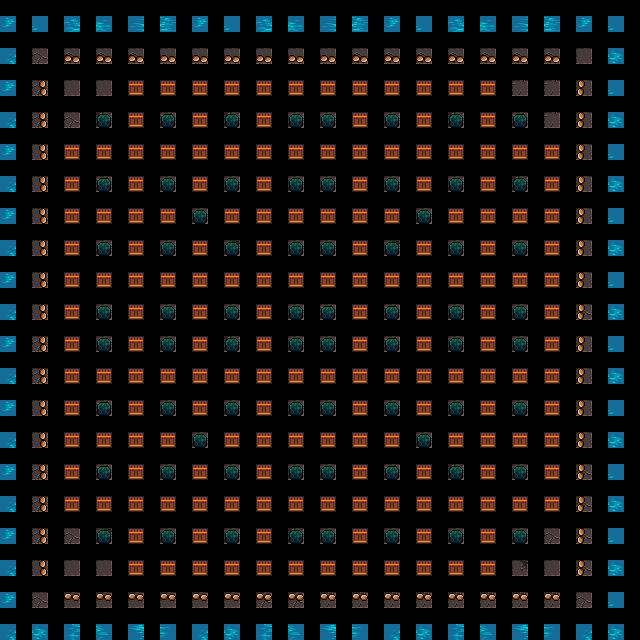

This is a level from a 2D game, rendered from its Tiled map with the project's own tilesets. A one-line summary and the complete map file follow:
An orthogonal 20x20 tile map with 32x32 px tiles, 3 tile layers (Capa de patrones 1, Capa de patrones 2, Capa de patrones 3).

<map version="1.10" tiledversion="1.11.0" orientation="orthogonal" renderorder="right-down" width="20" height="20" tilewidth="32" tileheight="32" infinite="0" nextlayerid="4" nextobjectid="1">
 <tileset firstgid="1" source="tileset.tsx" />
 <layer id="1" name="Capa de patrones 1" width="20" height="20">
  <data encoding="csv">
120,121,122,123,124,125,120,121,122,123,124,125,120,121,122,123,124,125,120,121,
137,77,77,77,77,76,76,76,76,76,76,77,77,77,77,77,77,77,76,138,
120,77,76,76,77,78,78,78,78,78,78,77,95,77,77,77,78,78,76,121,
137,77,77,111,78,78,78,111,77,77,77,77,77,77,111,76,78,78,76,138,
120,76,78,78,78,76,76,78,76,110,77,77,76,76,76,77,77,77,76,121,
137,76,78,78,95,76,76,76,76,76,77,76,76,76,77,77,111,76,76,138,
120,76,78,78,76,76,76,76,76,77,76,76,76,76,76,76,76,76,76,121,
137,76,77,77,76,77,77,110,76,76,76,76,110,76,76,76,76,76,76,138,
120,76,77,111,76,76,76,78,78,78,78,76,76,76,76,76,111,76,76,121,
137,76,76,76,76,77,76,76,76,76,78,78,78,76,76,76,76,76,77,138,
120,77,76,77,77,76,76,111,76,76,76,76,78,76,76,76,76,77,76,121,
137,77,76,78,77,76,76,111,76,76,76,76,78,78,76,76,76,95,76,138,
120,76,76,78,76,76,76,76,76,76,76,110,76,76,76,76,76,77,76,121,
137,76,77,78,78,76,76,76,76,77,76,76,76,76,76,76,76,77,76,138,
120,77,78,78,78,76,76,76,76,76,76,78,78,76,111,76,76,76,77,121,
137,77,78,77,77,77,77,76,111,76,76,76,78,78,76,76,76,77,77,138,
120,77,77,110,76,76,76,76,76,111,76,76,76,78,76,76,76,77,77,121,
137,76,76,76,76,76,77,78,78,77,77,111,76,76,76,76,110,76,77,138,
120,77,76,76,76,76,76,76,77,77,78,78,78,78,78,78,78,78,77,121,
137,138,139,140,141,142,137,138,139,140,141,142,137,138,139,140,141,142,137,138
</data>
 </layer>
 <layer id="2" name="Capa de patrones 2" width="20" height="20">
  <data encoding="csv">
0,0,0,0,0,0,0,0,0,0,0,0,0,0,0,0,0,0,0,0,
0,0,3221225474,3221225474,3221225474,3221225474,3221225474,3221225474,3221225474,3221225474,3221225474,3221225474,3221225474,3221225474,3221225474,3221225474,3221225474,3221225474,0,0,
0,3758096386,0,0,0,0,0,0,0,0,0,0,0,0,0,0,0,0,1610612738,0,
0,3758096386,0,37,0,37,0,37,0,37,37,0,37,0,37,0,37,0,1610612738,0,
0,3758096386,0,0,0,0,0,0,0,0,0,0,0,0,0,0,0,0,1610612738,0,
0,3758096386,0,37,0,37,0,37,0,37,37,0,37,0,37,0,37,0,1610612738,0,
0,3758096386,0,0,0,0,37,0,0,0,0,0,0,37,0,0,0,0,1610612738,0,
0,3758096386,0,37,0,37,0,37,0,37,37,0,37,0,37,0,37,0,1610612738,0,
0,3758096386,0,0,0,0,0,0,0,0,0,0,0,0,0,0,0,0,1610612738,0,
0,3758096386,0,37,0,37,0,37,0,37,37,0,37,0,37,0,37,0,1610612738,0,
0,3758096386,0,37,0,37,0,37,0,37,37,0,37,0,37,0,37,0,1610612738,0,
0,3758096386,0,0,0,0,0,0,0,0,0,0,0,0,0,0,0,0,1610612738,0,
0,3758096386,0,37,0,37,0,37,0,37,37,0,37,0,37,0,37,0,1610612738,0,
0,3758096386,0,0,0,0,37,0,0,0,0,0,0,37,0,0,0,0,1610612738,0,
0,3758096386,0,37,0,37,0,37,0,37,37,0,37,0,37,0,37,0,1610612738,0,
0,3758096386,0,0,0,0,0,0,0,0,0,0,0,0,0,0,0,0,1610612738,0,
0,3758096386,0,37,0,37,0,37,0,37,37,0,37,0,37,0,37,0,1610612738,0,
0,3758096386,0,0,0,0,0,0,0,0,0,0,0,0,0,0,0,0,1610612738,0,
0,0,2,2,2,2,2,2,2,2,2,2,2,2,2,2,2,2,0,0,
0,0,0,0,0,0,0,0,0,0,0,0,0,0,0,0,0,0,0,0
</data>
 </layer>
 <layer id="3" name="Capa de patrones 3" width="20" height="20">
  <data encoding="csv">
0,0,0,0,0,0,0,0,0,0,0,0,0,0,0,0,0,0,0,0,
0,0,0,0,0,0,0,0,0,0,0,0,0,0,0,0,0,0,0,0,
0,0,0,0,19,19,19,19,19,19,19,19,19,19,19,19,0,0,0,0,
0,0,0,0,19,0,19,0,19,0,0,19,0,19,0,19,0,0,0,0,
0,0,19,19,19,19,19,19,19,19,19,19,19,19,19,19,19,19,0,0,
0,0,19,0,19,0,19,0,19,0,0,19,0,19,0,19,0,19,0,0,
0,0,19,19,19,19,0,19,19,19,19,19,19,0,19,19,19,19,0,0,
0,0,19,0,19,0,19,0,19,0,0,19,0,19,0,19,0,19,0,0,
0,0,19,19,19,19,19,19,19,19,19,19,19,19,19,19,19,19,0,0,
0,0,19,0,19,0,19,0,19,0,0,19,0,19,0,19,0,19,0,0,
0,0,19,0,19,0,19,0,19,0,0,19,0,19,0,19,0,19,0,0,
0,0,19,19,19,19,19,19,19,19,19,19,19,19,19,19,19,19,0,0,
0,0,19,0,19,0,19,0,19,0,0,19,0,19,0,19,0,19,0,0,
0,0,19,19,19,19,0,19,19,19,19,19,19,0,19,19,19,19,0,0,
0,0,19,0,19,0,19,0,19,0,0,19,0,19,0,19,0,19,0,0,
0,0,19,19,19,19,19,19,19,19,19,19,19,19,19,19,19,19,0,0,
0,0,0,0,19,0,19,0,19,0,0,19,0,19,0,19,0,0,0,0,
0,0,0,0,19,19,19,19,19,19,19,19,19,19,19,19,0,0,0,0,
0,0,0,0,0,0,0,0,0,0,0,0,0,0,0,0,0,0,0,0,
0,0,0,0,0,0,0,0,0,0,0,0,0,0,0,0,0,0,0,0
</data>
 </layer>
</map>